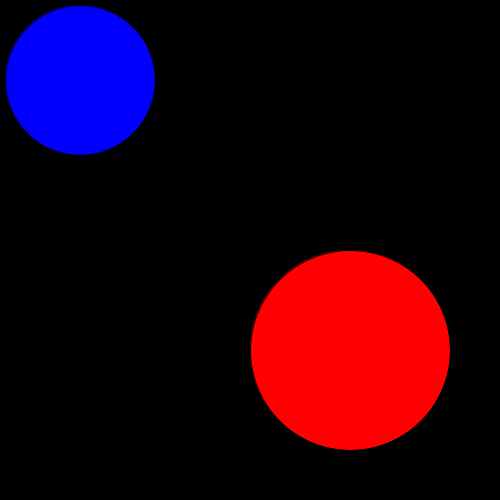
Frame 1 (no input)
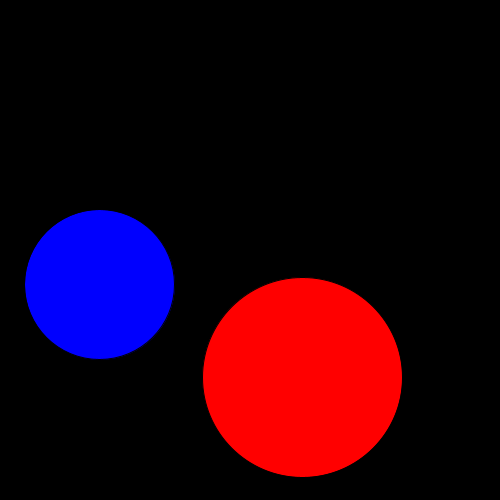
Frame 60 (the mouse pressed at the canvas centre just before this capture)
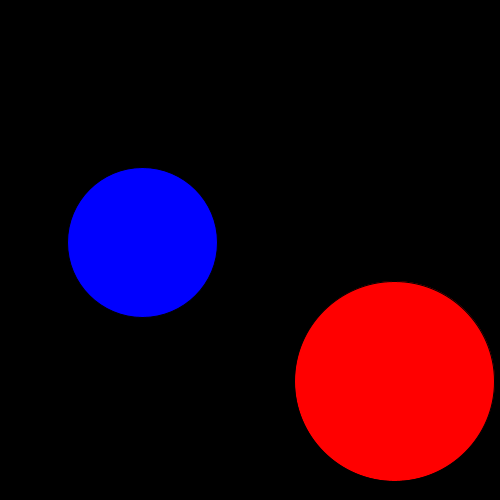
Frame 120 (the mouse held since frame 60 and released just before this capture)

The Processing sketch that drew these frames (run headless with seeded random() and noise(); from frame 60 on, the mouse is pressed at the canvas centre):

// Processing sketch: RedAndBlueOld
// ── RedAndBlueOld.pde
// First ball
float x1 = 350;
float y1 = 350;
float dx1 = 4;
float dy1 = 2;
int r1 = 100;
// Second ball
float x2 = 80;
float y2 = 80;
float dx2 = 1;
float dy2 = 5;
int r2 = 75;

void setup() {
  size(500, 500); 
}

// Note there is an issue if the balls
// both collide with each other and the
// boundary at the same time step.
void draw() {
  // Clear canvas
  background(0);
  // Calculations
  float dx = x1 - x2;
  float dy = y1 - y2;
  float dist = dist(x1, y1, x2, y2);
  // Draw circles
  fill(255, 0, 0);
  ellipse(x1, y1, 2 * r1, 2 * r1);
  fill(0, 0, 255);
  ellipse(x2, y2, 2 * r2, 2 * r2);
  // Push them away from each other
  if(dist < r1 + r2 && dist != 0) {
    dx1 = dx / dist;
    dy1 = dy / dist;
    dx2 = -dx / dist;
    dy2 = -dy / dist;
  }
  // Push away from boundary
  if(x1 - r1 < 0 || x1 + r1 > 500) {
    dx1 *= -1;
  }
  if(y1 - r1 < 0 || y1 + r1 > 500) {
    dy1 *= -1;
  }
  if(x2 - r2 < 0 || x2 + r2 > 500) {
    dx2 *= -1;
  }
  if(y2 - r2 < 0 || y2 + r2 > 500) {
    dy2 *= -1;
  }
  // Update positions
  x1 += dx1;
  y1 += dy1;
  x2 += dx2;
  y2 += dy2;
  // Speed up
  dx1 *= 1.01;
  dy1 *= 1.01;
  dx2 *= 1.01;
  dy2 *= 1.01;
}
